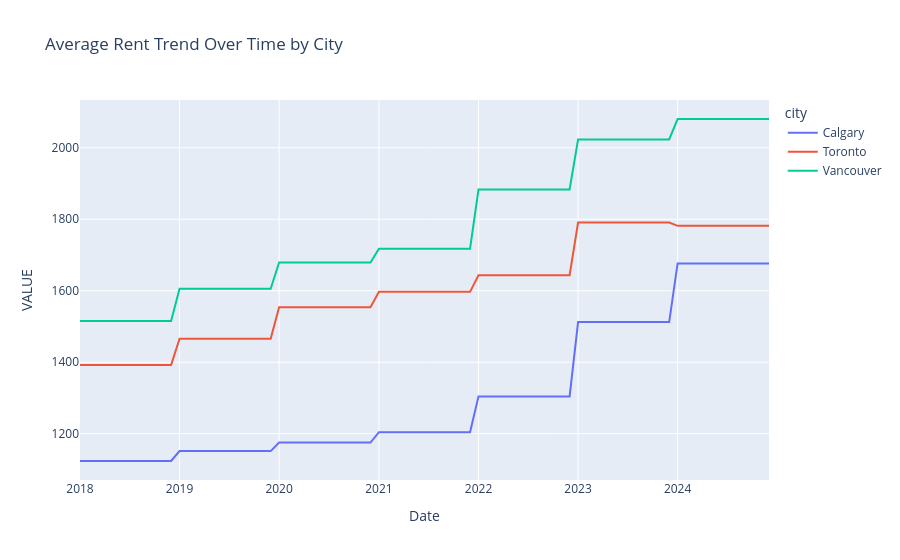

This figure's notebook cell:
### Code cell
fig = px.line(df_monthly_avg_rent,
              x='Date',
              y='VALUE',
              color='city',
              title='Average Rent Trend Over Time by City')
fig.show()
